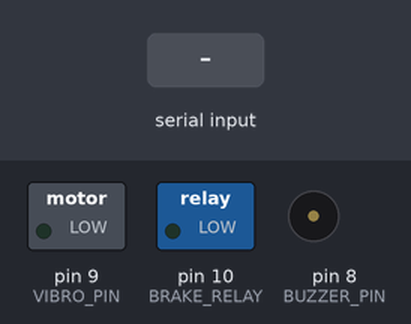
The sketch below on a simulated Arduino Uno, built with avr-gcc and run on an emulated ATmega328P. Shown: switched loads named in the sketch (green lamp = pin HIGH), buzzer (waves = sounding, pin HIGH). The inputs (shaded band) are chosen by the test bench.

Above: at 1.2 s.
1.3 s: "BUZZER_ON\n" received over Serial
At 2.5 s:
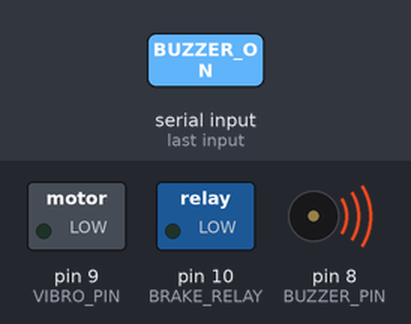
2.8 s: "WARNING\n" received over Serial
At 3.7 s:
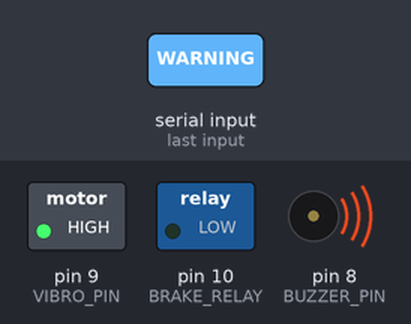
4.3 s: "BUZZER_OFF\n" received over Serial
At 5.0 s:
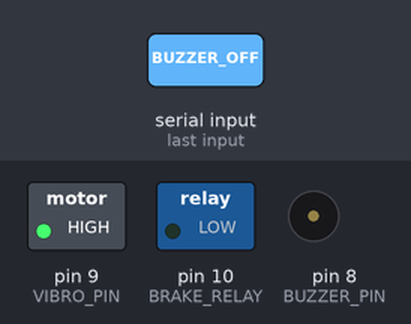
5.8 s: "STOP\n" received over Serial
At 7.1 s:
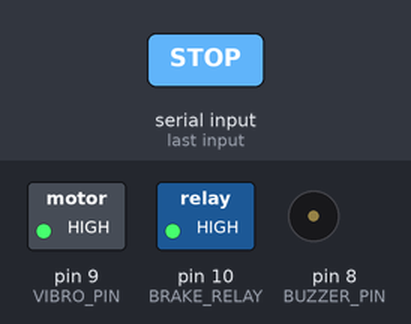
8.8 s: "NORMAL\n" received over Serial
At 9.5 s:
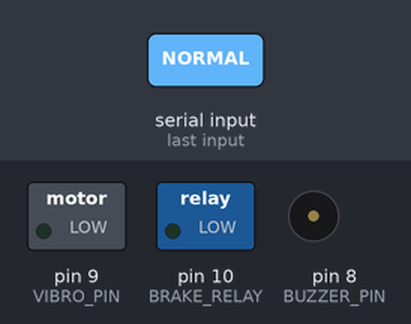
10.3 s: "STOP\n" received over Serial
At 11.7 s:
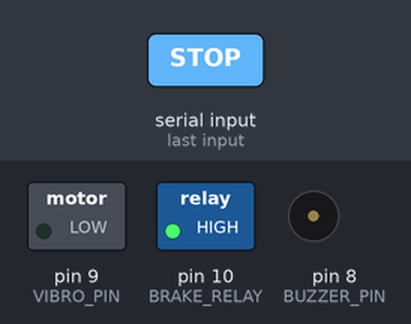
Timing chart, 0 to 13.8 s (numbered marks = the images above; inputs shaded):
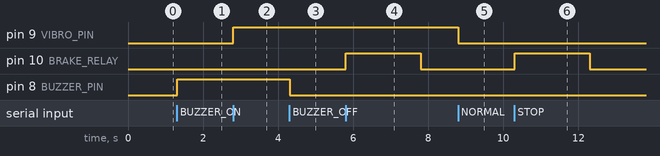

The sketch:

dms_arduino_code.ino
```cpp
/*
 * Driver Monitoring System – Arduino side
 * Receives keyword commands terminated by newline:
 *   BUZZER_ON   / BUZZER_OFF
 *   WARNING     / NORMAL
 *   STOP
 * Use digital outputs for buzzer, vibration motor, and braking relay.
 */

const uint8_t BUZZER_PIN   = 8;
const uint8_t VIBRO_PIN    = 9;
const uint8_t BRAKE_RELAY  = 10;

void setup() {
  pinMode(BUZZER_PIN,  OUTPUT);
  pinMode(VIBRO_PIN,   OUTPUT);
  pinMode(BRAKE_RELAY, OUTPUT);

  digitalWrite(BUZZER_PIN,  LOW);
  digitalWrite(VIBRO_PIN,   LOW);
  digitalWrite(BRAKE_RELAY, LOW);

  Serial.begin(9600);
}

void loop() {
  if (Serial.available()) {
    String cmd = Serial.readStringUntil('\n');
    cmd.trim();

    if (cmd == "BUZZER_ON") {
      digitalWrite(BUZZER_PIN, HIGH);
    }
    else if (cmd == "BUZZER_OFF") {
      digitalWrite(BUZZER_PIN, LOW);
    }
    else if (cmd == "WARNING") {
      digitalWrite(VIBRO_PIN, HIGH);
    }
    else if (cmd == "NORMAL") {
      digitalWrite(VIBRO_PIN, LOW);
      digitalWrite(BUZZER_PIN, LOW);
    }
    else if (cmd == "STOP") {
      digitalWrite(BRAKE_RELAY, HIGH); // Engage brake
      delay(2000);                     // Hold for 2 s
      digitalWrite(BRAKE_RELAY, LOW);
    }
  }
}
```

Measured:
- after the input at 1.3 s, pin 8 (BUZZER_PIN): LOW → HIGH at once
- after the input at 2.8 s, pin 9 (VIBRO_PIN): LOW → HIGH at once
- after the input at 4.3 s, pin 8 (BUZZER_PIN): HIGH → LOW at once
- after the input at 5.8 s, pin 10 (BRAKE_RELAY): LOW → HIGH at once, → LOW 2.0 s later
- after the input at 8.8 s, pin 9 (VIBRO_PIN): HIGH → LOW at once
- after the input at 10.3 s, pin 10 (BRAKE_RELAY): LOW → HIGH at once, → LOW 2.0 s later
